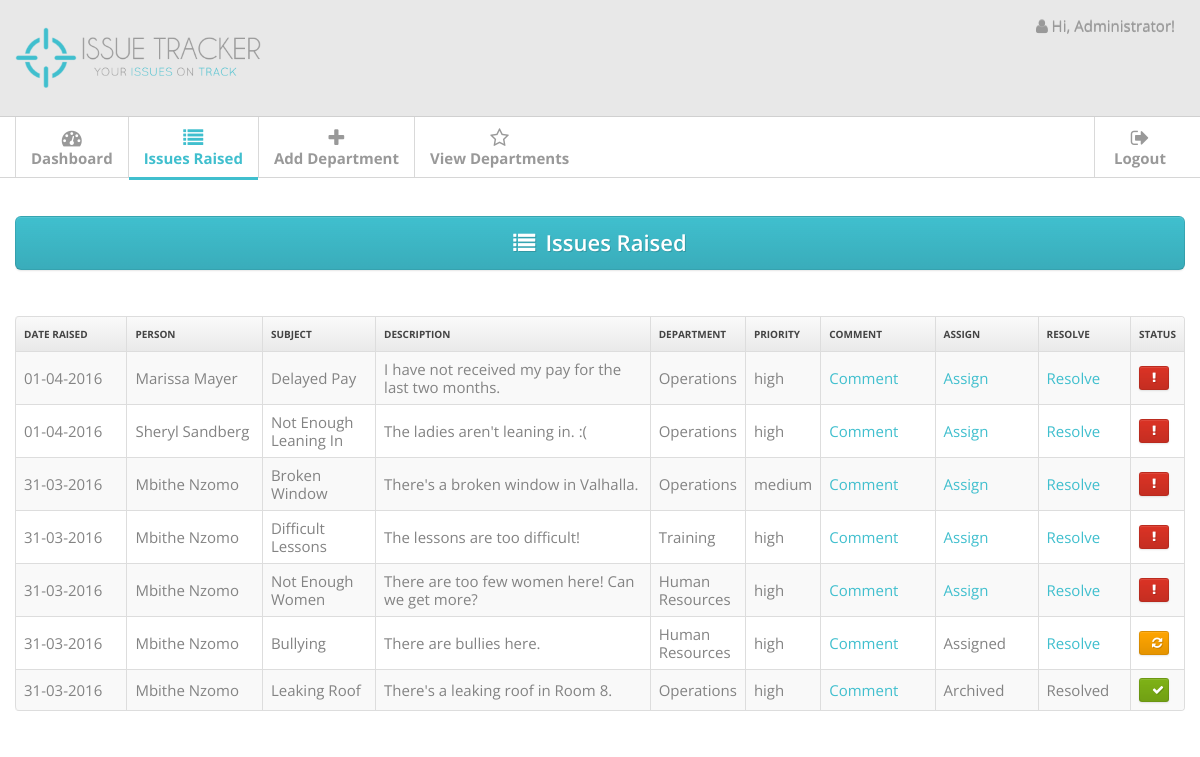
The app's page /issues/admin/view (signed in) with its own data.
### app/models.py (models this page shows, shortened)
class User(UserMixin, db.Model):
    __tablename__ = 'users'
    id = db.Column(db.Integer, primary_key=True)
    fullname = db.Column(db.String(50))
    username = db.Column(db.String(50), unique=True, index=True)
    email = db.Column(db.String(100), unique=True)
    password_hash = db.Column(db.String(128))
    is_admin = db.Column(db.Boolean, default=False)
    @property
    def password(self):
        '''prevents access to password
        property
        '''
        raise AttributeError('password is not a readable attribute.')

class Issue(db.Model):
    __tablename__ = 'issues'
    id = db.Column(db.Integer, primary_key=True)
    subject = db.Column(db.String(70))
    description = db.Column(db.Text)
    priority = db.Column(db.String(10))
    raised_at = db.Column(db.DateTime, default=datetime.utcnow)
    last_edited = db.Column(db.DateTime, default=datetime.utcnow)
    is_resolved = db.Column(db.Boolean, default=False)
    is_assigned = db.Column(db.Boolean, default=False)
    user_id = db.Column(db.Integer, db.ForeignKey('users.id'))
    user = db.relationship('User',
                           backref=db.backref('issues', lazy='dynamic'))
    department_id = db.Column(db.Integer, db.ForeignKey('departments.id'))
    department = db.relationship('Department',
                                 backref=db.backref('departments',
                                                    lazy='dynamic'))

class Department(db.Model):
    __tablename__ = 'departments'
    id = db.Column(db.Integer, primary_key=True)
    name = db.Column(db.String(120), unique=True)
    user_id = db.Column(db.Integer, db.ForeignKey('users.id'))
    dept_admin = db.relationship('User',
                                backref=db.backref('users', lazy='dynamic'))

### app/issues/views.py (the view)
@issues.route('/admin/view')
@login_required
def admin_view():
	issues = Issue.query.order_by(Issue.raised_at.desc()).all()
	return render_template('issues/view-admin.html', issues=issues, title="Issues Raised")

### app/models.py (called while the page is built)
@login_manager.user_loader
def load_user(user_id):
    return User.query.get(int(user_id))

### app/templates/issues/view-admin.html (shortened to what this page needs)
{% extends "base.html" %}
{% block content %}
{% import "bootstrap/wtf.html" as wtf %}
{% import "bootstrap/utils.html" as utils %}
<div class="main">
  <div class="main-inner">
      <div class="container">
      <div class="row">
      <div class="span12">
        <div class="widget widget-plain">
          <div class="widget-content">
            <a class="btn btn-large btn-primary btn-support-ask"> <i class="icon-list" style="margin-right: 10px"></i>{{ title }}</a>
          </div>
        </div>
      </div>
     </div>
            {% if issues %}
              <table class="table table-striped table-bordered">
                <thead>
                  <tr>
                    <th width="10%"> Date Raised </th>
                    <th width="12%"> Person </th>
                    <th width="10%"> Subject </th>
                    <th width="25%"> Description </th>
                    <th width="8%"> Department </th>
                    <th width="5%"> Priority </th>
                    <th width="10%"> Comment </th>
                    <th width="9%"> Assign </th>
                    <th width="8%"> Resolve </th>
                    <th width="8%"> Status </th>
                  </tr>
                </thead>
                <tbody>
                {% for issue in issues %}
                  <tr>
                    <td> {{ issue.raised_at.strftime('%d-%m-%Y') }} </td>
                    <td> {{ issue.user.fullname }} </td>
                    <td> {{ issue.subject }} </td>
                    <td> {{ issue.description }} </td>
                    <td> {{ issue.department.name }} </td>
                    <td> {{ issue.priority }} </td>
                    <td> <a href="{{ url_for('issues.view_individual', id=issue.id) }}"> Comment </a> </td>
                    <td>
                      {% if issue.is_assigned == True and issue.is_resolved == True %}
                        Archived
                      {% elif issue.is_assigned == True and issue.is_resolved == False %}
                        Assigned
                      {% elif issue.is_assigned == False and issue.is_resolved == False %}
                        <a href="{{ url_for('issues.assign', id=issue.id) }}"> Assign </a>
                      {% elif issue.is_assigned == False and issue.is_resolved == True %}
                        Archived
                      {% endif %}
                    </td>
                    <td>
                      {% if issue.is_resolved == False %}
                      <a href="{{ url_for('issues.resolve', id=issue.id) }}"> Resolve </a>
                      {% else %}
                        Resolved
                      {% endif %}
                    </td>
                    <td class="td-actions">
                      {% if issue.is_assigned == True and issue.is_resolved == True %}
                        <a class="btn btn-success btn-small" style="width:10px">
                        <i class="btn-icon-only icon-ok"></i></a>
                      {% elif issue.is_assigned == True and issue.is_resolved == False %}
                        <a class="btn btn-orange btn-small" style="width:10px">
                        <i class="btn-icon-only icon-refresh"></i></a>
                      {% elif issue.is_assigned == False and issue.is_resolved == False %}
                        <a class="btn btn-danger btn-small" style="width:10px"><i class="btn-icon-only icon-exclamation"> </i></a>
                      {% elif issue.is_assigned == False and issue.is_resolved == True %}
                        <a class="btn btn-success btn-small" style="width:10px">
                        <i class="btn-icon-only icon-ok"></i></a>
                      {% endif %}
                    </td>
                  </tr>
                {% endfor %}
                </tbody>
              </table>
              {% else %}
              <div style="text-align: center">
                <h3> No issues have been raised yet.
                </br> Isn't that great? :) </h3>
              </div>
              {% endif %}
            </div>
        </div>
        </div>
{% endblock %}

### app/templates/base.html (shortened to what this page needs)
<!DOCTYPE html>
<html lang="en">
<head>
<link href="{{ url_for('static', filename='css/bootstrap.min.css') }}" rel="stylesheet">
<link href="{{ url_for('static', filename='css/bootstrap-responsive.min.css') }}" rel="stylesheet">
<link href="{{ url_for('static', filename='css/font-awesome.css') }}" rel="stylesheet">
<link href="{{ url_for('static', filename='css/style.css') }}" rel="stylesheet">
<link href="{{ url_for('static', filename='css/pages/dashboard.css') }}" rel="stylesheet">
<link href="{{ url_for('static', filename='css/pages/signin.css') }}" rel="stylesheet">
<link href="{{ url_for('static', filename='css/pages/faq.css') }}" rel="stylesheet">
</head>
<body>
<div class="navbar navbar-fixed-top">
  <div class="navbar-inner">
    <div class="container"> <a class="brand" href="{{ url_for('main.welcome') }}"><img src="{{ url_for('static', filename='img/logo-transp.png') }}" width="250px"></a>
      <div class="nav-collapse">
        <ul class="nav pull-right">
          <li class="dropdown">
            <a href="#" class="dropdown-toggle" data-toggle="dropdown">
              {% if current_user.is_authenticated %}
                <i class="icon-user"></i>  Hi, {{ current_user.fullname }}!
              {% else %}
                Welcome to Issue Tracker!
              {% endif %}
            </a>
          </li>
        </ul>
      </div>
    </div>
  </div>
</div>
<div class="subnavbar">
  <div class="subnavbar-inner">
    <div class="container">
      {% if current_user.is_authenticated %}
        <ul class="mainnav">
          {% if current_user.is_admin == True %}
          <li {%- if request.path == "/admin/dashboard" %} class="active" {% endif %}>
            <a href="{{ url_for('main.admin_dashboard') }}"><i class="icon-dashboard"></i><span>Dashboard</span> </a>
          </li>
          <li {%- if request.path == "/issues/admin/view" %} class="active" {% endif %}>
            <a href="{{ url_for('issues.admin_view') }}"><i class="icon-list"></i><span>Issues Raised</span> </a>
          </li>
          <li {%- if request.path == "/departments/add" %} class="active" {% endif %}>
            <a href="{{ url_for('admin.add') }}"><i class="icon-plus"></i><span>Add Department</span> </a>
          </li>
          <li {%- if request.path == "/departments/view" %} class="active" {% endif %}>
            <a href="{{ url_for('admin.view') }}"><i class="icon-star-empty"></i><span>View Departments</span> </a>
          </li>
          {% endif %}
        </ul>
      {% endif %}
      <ul class="mainnav pull-right">
      {% if current_user.is_authenticated %}
        <li>
          <a href="{{ url_for('auth.logout') }}"><i class="icon-signout"></i><span>Logout</span> </a>
        </li>
      {% endif %}
      </ul>
    </div>
  </div>
</div>
{% block content %}
{% endblock %}
</body>
</html>

### app/static/css/style.css (style rules this page uses)
body { background: #f9f6f1; font: 15px/1.7em 'Open Sans'; }
.btn-orange { background-image: -webkit-gradient(linear, 50% 0%, 50% 100%, color-stop(0%, rgba(126, 178, 22, 0)), color-stop(100%, rgba(0, 0, 0, 0.1))); background-image: -webkit-linear-gradient(rgba(126, 178, 22, 0), rgba(0, 0, 0, 0.1)); background-image: -moz-linear-gradient(rgba(126, 178, 22, 0), rgba(0, 0, 0, 0.1)); background-image: -o-linear-gradient(rgba(126, 178, 22, 0), rgba(0, 0, 0, 0.1)); background-image: linear-gradient(rgba(126, 178, 22, 0), rgba(0, 0, 0, 0.1)); background-color: orange; border-color: orange; border-color: rgba(0, 0, 0, 0.05) rgba(0, 0, 0, 0.1) rgba(0, 0, 0, 0.15); color: white; text-shadow: 1px 1px 0 rgba(0, 0, 0, 0.15); }
.btn-icon-only { padding-right: 3px; padding-left: 3px; }
.table td { vertical-align: middle; }
.table-bordered th { background: #E9E9E9; background:-moz-linear-gradient(top, #FAFAFA 0%, #E9E9E9 100%); background:-webkit-gradient(linear, left top, left bottom, color-stop(0%,#FAFAFA), color-stop(100%,#E9E9E9)); background:-webkit-linear-gradient(top, #FAFAFA 0%,#E9E9E9 100%); background:-o-linear-gradient(top, #FAFAFA 0%,#E9E9E9 100%); background:-ms-linear-gradient(top, #FAFAFA 0%,#E9E9E9 100%); background:linear-gradient(top, #FAFAFA 0%,#E9E9E9 100%); filter: progid:DXImageTransform.Microsoft.gradient(startColorstr='#FAFAFA', endColorstr='#E9E9E9'); -ms-filter: "progid:DXImageTransform.Microsoft.gradient(startColorstr='#FAFAFA', endColorstr='#E9E9E9')"; font-size: 10px; color: #444; text-transform: uppercase; }
.navbar .container { position: relative; }
.navbar-inner { padding: 7px 0; background: #E8E8E8 !important; -moz-border-radius: 0; -webkit-border-radius: 0; border-radius: 0; }
.navbar-fixed-top { position: static; }
.navbar .nav a { font-size: 15px; }
.navbar .nav>li>a { color:#999999 !important; }
.navbar .brand { font-weight: 600; position: relative; top: 2px; }
.subnavbar { margin-bottom: 2.5em; }
.subnavbar-inner { height: 60px; background: #fff; border-bottom: 1px solid #d6d6d6; }
.subnavbar .container > ul { display: inline-block; height: 80px; padding: 0; margin: 0; }
.subnavbar .container > ul > li { float: left; min-width: 90px; height: 60px; padding: 0; margin: 0; text-align: center; list-style: none; border-left: 1px solid #d9d9d9; }
.subnavbar .container > ul > li > a { display: block; height: 100%; padding: 0 15px; font-size: 15px; font-weight: bold; color: #999; }
.subnavbar .container > ul > li > a > i { display: inline-block; width: 24px; height: 24px; margin-top: 11px; margin-bottom: -3px; font-size: 20px; }
.subnavbar .container > ul > li > a > span { display: block; }
.subnavbar .container > ul > li.active > a { border-bottom:3px solid #40BFCE; color: #40BFCE; }
.main { padding-bottom: 2em; }
.widget { position: relative; clear: both; width: auto; margin-bottom: 2em; overflow: hidden; }
.widget-content { padding: 20px 15px 15px; background: #FFF; border: 1px solid #D5D5D5; -moz-border-radius: 5px; -webkit-border-radius: 5px; border-radius: 5px; }
.widget-content:before, .widget-content:after { content:""; display:table; }
.widget-content:after { clear:both; }
.widget-content { zoom:1; }
.widget-plain { background: transparent; border: none; }
.widget-plain .widget-content { padding: 0; background: transparent; border: none; }

### app/static/css/pages/signin.css (style rules this page uses)
body { background: url(../../img/body-bg.png); color:#838383; font: 15px/1.7em 'Open Sans'; }

### app/static/css/pages/faq.css (style rules this page uses)
.btn-support-ask { display: block; font-size: 22px; padding: 14px 0; font-weight: 600; margin-bottom: .75em; }

### records on screen
User: fullname "Administrator"
Issue: raised_at "01-04-2016", user.fullname "Marissa Mayer", subject "Delayed Pay", description "I have not received my pay for the last two months.", department.name "Operations", priority "high", is_assigned False (drawn)
Issue: raised_at "01-04-2016", user.fullname "Sheryl Sandberg", subject "Not Enough Leaning In", description "The ladies aren't leaning in. :(", department.name "Operations", priority "high", is_assigned False (drawn)
Issue: raised_at "31-03-2016", user.fullname "Mbithe Nzomo", subject "Broken Window", description "There's a broken window in Valhalla.", department.name "Operations", priority "medium", is_assigned False (drawn)
Issue: raised_at "31-03-2016", user.fullname "Mbithe Nzomo", subject "Difficult Lessons", description "The lessons are too difficult!", department.name "Training", priority "high", is_assigned False (drawn)
Issue: raised_at "31-03-2016", user.fullname "Mbithe Nzomo", subject "Not Enough Women", description "There are too few women here! Can we get more?", department.name "Human Resources", priority "high", is_assigned False (drawn)
Issue: raised_at "31-03-2016", user.fullname "Mbithe Nzomo", subject "Bullying", description "There are bullies here.", department.name "Human Resources", priority "high", is_assigned "Assigned"
Issue: raised_at "31-03-2016", user.fullname "Mbithe Nzomo", subject "Leaking Roof", description "There's a leaking roof in Room 8.", department.name "Operations", priority "high", is_assigned "Archived", is_resolved "Resolved"

### other values on screen
{{ title }} "Issues Raised"
